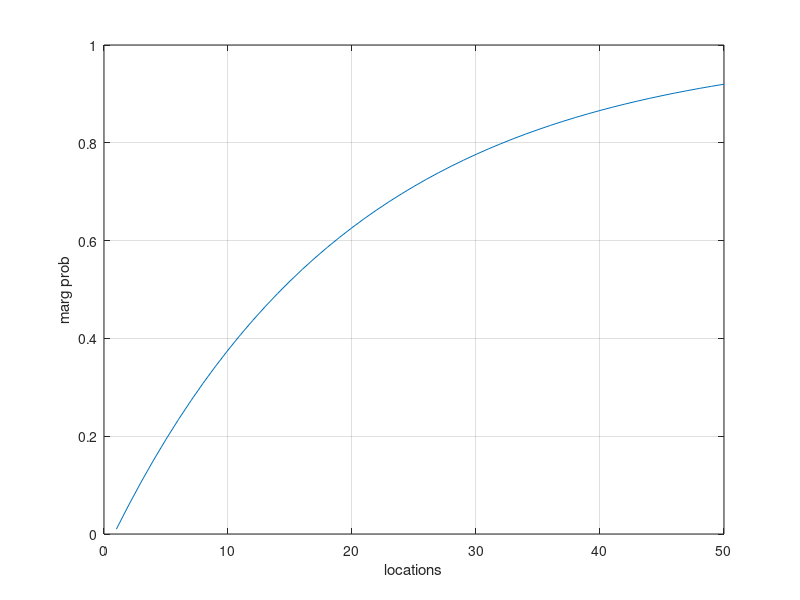

Write the MATLAB code that produced this figure. (Note: this script raises an error after producing the figure.)
close all
clear

%% task a
data = 50;
marg_p = zeros(data,1);
marg_p(1) = 0.01;

for i=2:data
    marg_p(i)= marg_p(i-1) + 0.05*(1-marg_p(i-1));
end

fig1 = figure;
plot(1:data,marg_p)
grid
xlabel('locations')
ylabel('marg prob')

%% task c
tau = 0.3;
x = zeros(data,1);
%x(1) = binornd(1,marg_p(1));
if(rand>=0.99)
    x(1) = 1;
else
    x(1) = 0;
end

for i=2:data
   if(x(i-1)==1)
       x(i) = 1;
   else
       if(rand<0.05)
           x(i) = 1;
       else
           x(i) = 0;
       end
   end
end

y = normrnd(x,tau,data,1); % same as mu + sigma*randn(data,1)
y(20) = 0.2;
y(30) = 0.7;

% fig2 = figure;
% plot(1:data,y);
% grid

[~,prio_xY,post_xY] = forward_recursion(0.95,tau,y,data);
margp_xY = backward_recursion(0.95,prio_xY,post_xY,data);

fig3 = figure;
plot(1:data,margp_xY(2,:));
grid
xlabel('locations')
ylabel('posterior prob for x_i = 1') 
% Why this is that shitty??

%% task d
PoV = [];
mc_samples = 10000;
clean_all = -100000;
PV = -100000;

for i=1:data
    pov = 0; 
    for j=1:mc_samples
        y = normrnd(x,100*tau,data,1); % what mean?
        y(i) = normrnd(x(i),tau);
        [~,prio_xY,post_xY] = forward_recursion_d(0.95,tau,y,data,i);
        prob = backward_recursion(0.95,prio_xY,post_xY,data);
        dont_clean = -5000*sum(prob(2,:));
        pov = pov + max(clean_all,dont_clean)/j;
    end
    PoV(i) = pov;
end
%PoV = PoV(:,any(PoV));
VoI = PoV - PV

% fig4 = figure;
% plot(1:36,VoI)
% grid
% xlabel('locations')
% ylabel('VoI') 


%% task e
